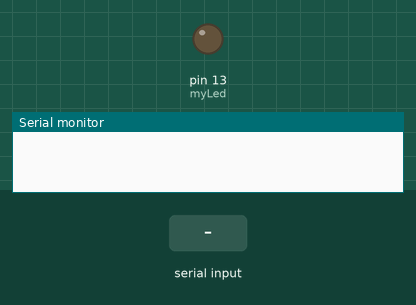
Bench run of a sketch on a simulated Arduino Uno, built with avr-gcc and run on an emulated ATmega328P. Parts: output pins drawn as LEDs (lit = HIGH), the last lines printed to the serial monitor. The test bench sets the inputs (shaded band).

Above: at 1.2 s.
1.3 s: "A" received over Serial
At 2.5 s:
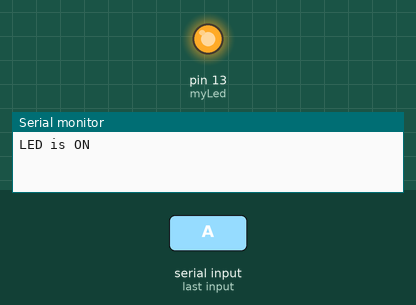
2.8 s: "B" received over Serial
At 3.6 s:
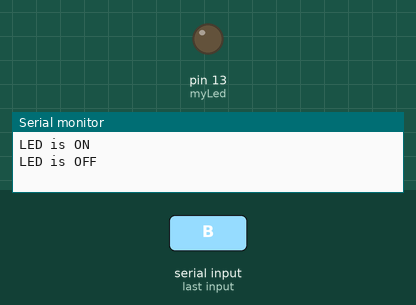
Timing chart, 0 to 5.8 s (numbered marks = the images above; inputs shaded):
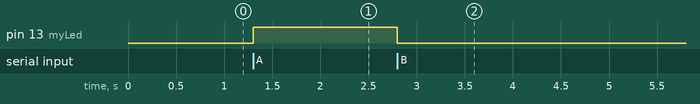

Measured:
- after the input at 1.3 s, pin 13 (myLed): LOW → HIGH at once
- after the input at 2.8 s, pin 13 (myLed): HIGH → LOW at once

The sketch:

bidirection_communication.ino
```cpp
/*
 This is the example of serial data reception
 In this case laptop/computer is sending the data serially to Arduino via USB port
 Arduino will receive the data serially and we will use the serial data byte received
 for controlling the onboard LED
 If 'A' is received serially then LED will be turned ON, Acknowledgement will be sent back "LED is ON"
 If 'B' is received serially then LED will be turned OFF, Acknowledgement will be sent back "LED is OFF"
 */
char temp; // variable to receive the serial data byte
int myLed = 13; // myLed refers to digital pin 13 of Arduino
void setup() {
  // put your setup code here, to run once:
  // initialize serial communication at 9600bps baud rate
  Serial.begin(9600);
  //configure pin 13 as output pin
  pinMode(myLed,OUTPUT);
}

void loop() {
  // put your main code here, to run repeatedly:

  while(!Serial.available()); // stay here in case no serial data is received
  if(Serial.available()>0)
  {
    temp = Serial.read(); // read the data byte received and store in variable temp
    if(temp=='A')
    {
      // turn On the LED
      digitalWrite(myLed,HIGH);
      Serial.println("LED is ON");
    }
    if(temp=='B')
    {
      //turn OFF the LED
      digitalWrite(myLed,LOW);
      Serial.println("LED is OFF");
    }
  }

}
```
